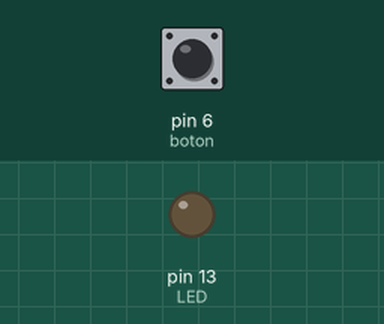
This sketch was run on a simulated Arduino Uno, built with avr-gcc and run on an emulated ATmega328P. Shown: output pins drawn as LEDs (lit = HIGH). The inputs (shaded band) are chosen by the test bench; at power-on: pin 6 (boton) HIGH. What the sketch prints to the serial monitor is not drawn.

Above: at 1.3 s.
1.4 s: pin 6 (boton) pulled LOW for 0.15 s
At 1.9 s:
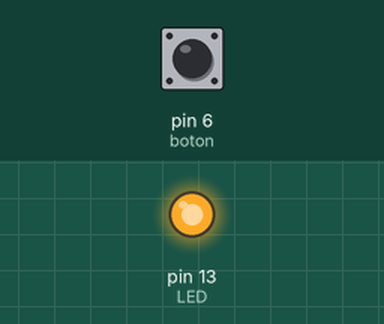
3.5 s: pin 6 (boton) pulled LOW for 3.2 s
At 7.5 s:
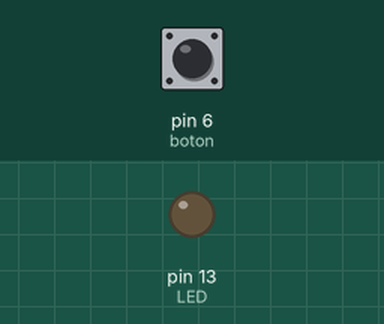
Timing chart, 0 to 9.0 s (numbered marks = the images above; inputs shaded):
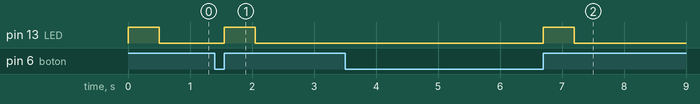

The sketch:

sketch_apr25b.ino
```cpp
bool estadoActual = false, estadoUltimo, contador = false;
const byte LED = 13;
const byte boton = 6;

void setup()
{
  pinMode(LED, OUTPUT); // Pin 113 como salida, para el Led.
  pinMode(boton, INPUT_PULLUP); // Pin 2 como entrada.
  Serial.begin(115200); // Velocidad en baudios para el puerto serie.
}

void loop()
{
  estadoActual = digitalRead(boton); // Guarda el estado del pulsador.
  //delay(50); // Retardo de 50 mili segundos par evitar antirebotes.

  // ¿Pulsador y estadoActual y negación del estadoUltimo es verdadero?
  if (digitalRead(boton) && estadoActual && !estadoUltimo)
  {
    contador = !contador;   // Cambio el estado tipo boleano.

    if (contador)
    {

      digitalWrite(LED, HIGH);
      delay(500);
      digitalWrite(LED, LOW);

      Serial.write("ON"); // Envía por el puerto ON.
    }
    else
    {

      digitalWrite(LED, HIGH);
      delay(500);
      digitalWrite(LED, LOW);

      Serial.write("OFF"); // Envía por el puerto OFF.
    }
  }

  // Pasa del estadoActual a estadoUltimo.
  estadoUltimo = estadoActual;
}
```

Measured:
- after the input at 1.4 s, pin 13 (LED): LOW → HIGH after 0.15 s, → LOW 0.50 s later
- after the input at 3.5 s, pin 13 (LED): LOW → HIGH after 3.2 s, → LOW 0.50 s later
